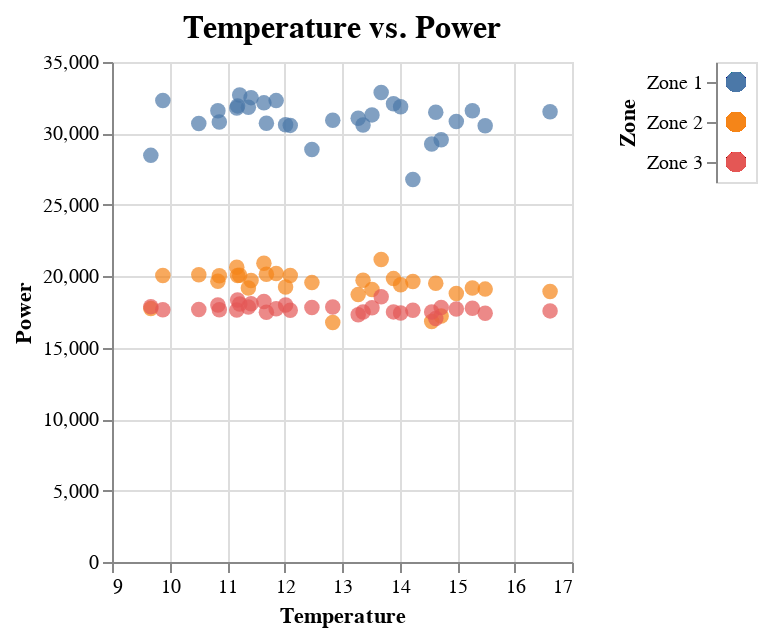

Source (notebook cell):
### Code cell
temp_s | legend

### Figure 1 — Vega-Lite specification as saved in the notebook (floating-point values rounded to 4 significant figures; data arrays with more than 128 entries replaced by an {"elided": "..."} marker saying what was removed)
{"config": {"view": {"continuousWidth": 300, "continuousHeight": 300}}, "hconcat": [{"mark": {"type": "circle", "size": 60}, "encoding": {"color": {"condition": {"param": "param_1", "field": "Zone", "legend": null, "type": "nominal"}, "value": "lightgray"}, "tooltip": [{"field": "Power", "type": "quantitative"}], "x": {"field": "Temperature", "scale": {"zero": false}, "type": "quantitative"}, "y": {"field": "Power", "title": "Power", "type": "quantitative"}}, "height": 250, "name": "view_15", "title": {"text": "Temperature vs. Power", "fontSize": 16}, "transform": [{"filter": {"param": "param_2"}}], "width": 230}, {"mark": {"type": "circle", "size": 100}, "encoding": {"color": {"condition": {"param": "param_1", "field": "Zone", "legend": null, "type": "nominal"}, "value": "lightgray"}, "y": {"axis": {"orient": "left"}, "field": "Zone", "type": "nominal"}}, "name": "view_16"}], "data": {"name": "data-77cfe6893ca9d5b8bc53945969f69a87"}, "params": [{"name": "param_1", "select": {"type": "point", "fields": ["Zone"]}, "views": ["view_15", "view_16"]}, {"name": "param_2", "select": {"type": "point", "fields": ["Month"]}, "bind": {"input": "range", "max": 12, "min": 1, "name": "Month:", "step": 1}, "value": 1, "views": ["view_15"]}], "$schema": "https://vega.github.io/schema/vega-lite/v5.16.3.json", "datasets": {"data-77cfe6893ca9d5b8bc53945969f69a87": {"elided": "1092 records"}}}
